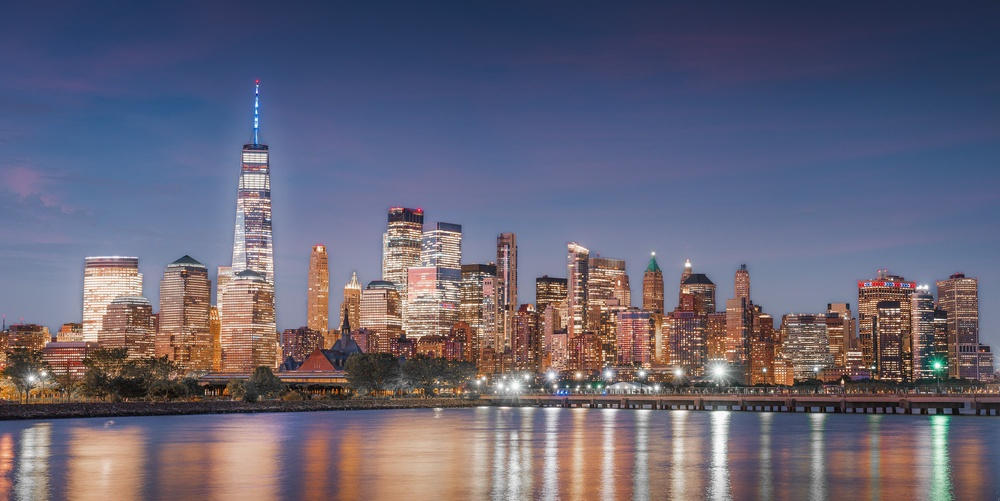
#> input picture input/DSC_9424-Panorama.jpg, 1000 x 501 px, shrunk from 4000 x 2005 before the run
$ python Align_cv.py
#> lines starting #> are read from the running program, lines starting #| are printed output that depends on the picture
#> in loadRef, imReference is the input picture: shape (501, 1000, 3); mean B, G, R 118.5, 100.3, 103.1
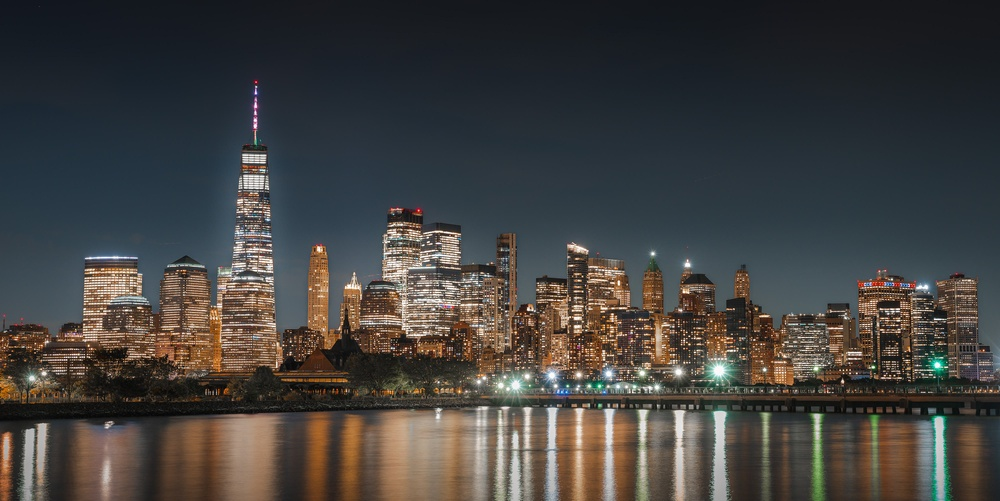
#> input picture input/DSC_9439-Panorama.jpg, 1000 x 501 px, shrunk from 4000 x 2005 before the run
#> in loadIm, im is the input picture: shape (501, 1000, 3); mean B, G, R 63.5, 65.3, 67
from __future__ import print_function
import cv2
import numpy as np

class Align_cv:


    def __init__(self):
        self.MAX_FEATURES = 200
        self.GOOD_MATCH_PERCENT = 0.15


    def edge_detect(self, img):

        edges = cv2.Canny(img,250,500)

        return edges


    def alignImages(self,im1, im2):

        print("Alignement...")
        # Convert images to grayscale
        im1Gray = cv2.cvtColor(im1, cv2.COLOR_BGR2GRAY)
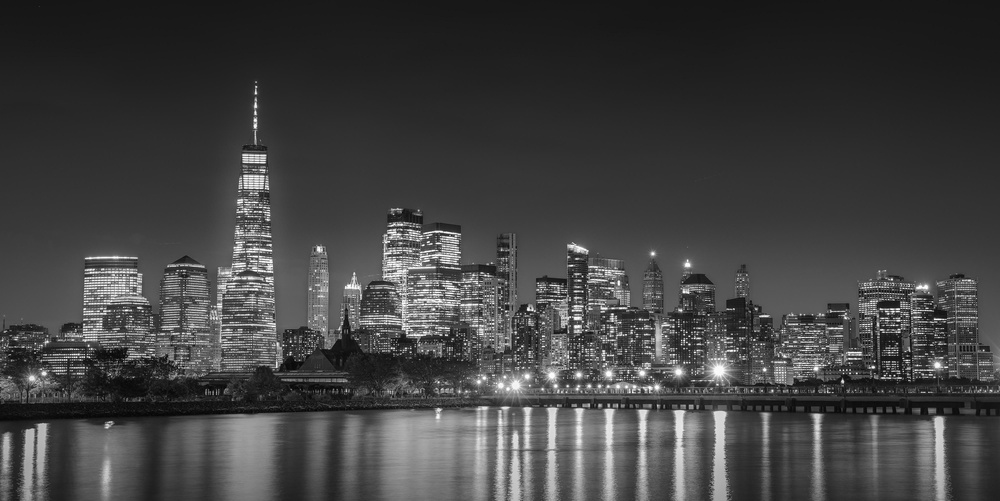
#> im1Gray: shape (501, 1000); min 1, max 255, mean 65.6
        im2Gray = cv2.cvtColor(im2, cv2.COLOR_BGR2GRAY)
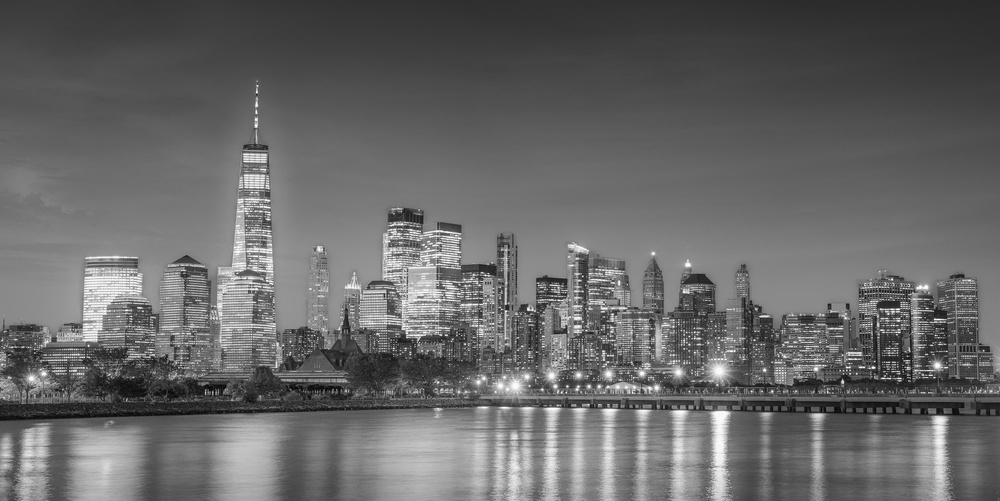
#> im2Gray: shape (501, 1000); min 4, max 255, mean 103.2

        #im1Edge = self.edge_detect(im1Gray)
        #im2Edge = self.edge_detect(im2Gray)

        # Detect ORB features and compute descriptors.
        orb = cv2.ORB_create(self.MAX_FEATURES)
        #sift = cv2.SIFT_create(self.MAX_FEATURES)
        keypoints1 = orb.detect(im1Gray, None)
#> keypoints1 = 200 keypoints; strongest (x, y, size): (527, 309, 31), (842, 380, 31), (528, 308, 37.2), (873, 367, 31)
        keypoints1, descriptors1 = orb.compute(im1Gray, keypoints1)
        keypoints2 = orb.detect(im2Gray, None)
#> keypoints2 = 200 keypoints; strongest (x, y, size): (528, 309, 31), (873, 367, 31), (842, 380, 31), (849, 367, 31)
        keypoints2, descriptors2 = orb.compute(im2Gray, keypoints2)
        # Match features.
        matcher = cv2.DescriptorMatcher_create(cv2.DESCRIPTOR_MATCHER_BRUTEFORCE_HAMMING)
        #matcher = cv2.BFMatcher(cv2.NORM_HAMMING, crossCheck=True)
        matches = matcher.match(descriptors1, descriptors2, None)
#> matches = 200 matches
        # Sort matches by score
        matches = sorted(matches, key=lambda x: x.distance, reverse=False)
        # Remove not so good matches
        numGoodMatches = int(len(matches) * self.GOOD_MATCH_PERCENT)
#> numGoodMatches = 30
        matches = matches[:numGoodMatches]
#> matches = 30 matches
        # Draw top matches
        imMatches = cv2.drawMatches(im1, keypoints1, im2, keypoints2, matches, None)
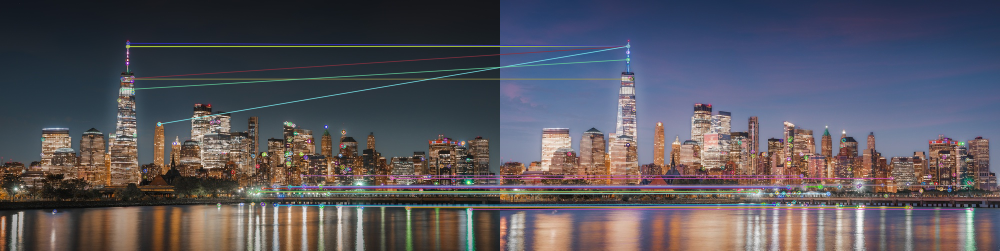
#> imMatches: shape (501, 2000, 3) (shown at 1/2 size); mean B, G, R 93.1, 84.6, 86.9
        cv2.imwrite("matches.jpg", imMatches)

        # Extract location of good matches
        points1 = np.zeros((len(matches), 2), dtype=np.float32)
#> points1 = 30 pairs, first value 0 to 0, second value 0 to 0
        points2 = np.zeros((len(matches), 2), dtype=np.float32)
#> points2 = 30 pairs, first value 0 to 0, second value 0 to 0

        for i, match in enumerate(matches):
            points1[i, :] = keypoints1[match.queryIdx].pt
            points2[i, :] = keypoints2[match.trainIdx].pt
#> this loop made 30 passes
#> after the loop, points1 = 30 pairs, first value 243.7 to 941.8, second value 86 to 418.2; points2 = 30 pairs, first value 255.6 to 943.5, second value 92 to 418.2

        # Find homography
        h, mask = cv2.findHomography(points1, points2, cv2.RANSAC)
#> h = [[0.978, 0.0225, 4.13], [-0.0114, 1.02, 0.32], [-3.04e-05, 4.7e-05, 1]]; mask = 30 values, max 1 at index 0, min 0 at index 3, mean 0.8

        # Use homography
        height, width, channels = im2.shape
#> height = 501; width = 1000; channels = 3
        im1Reg = cv2.warpPerspective(im1, h, (width, height))
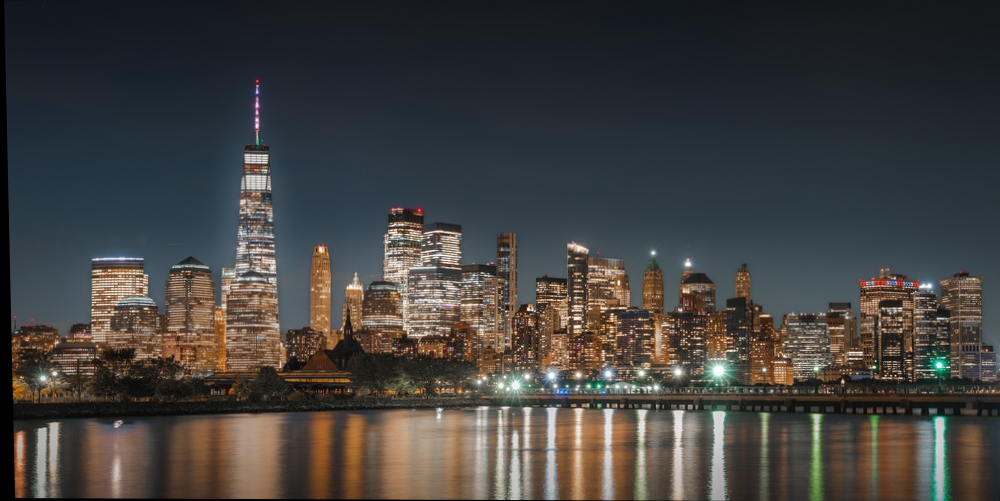
#> im1Reg: shape (501, 1000, 3); mean B, G, R 62.9, 64.7, 66.2

        return im1Reg, h

    def loadRef(self, refFilename):

        print("Reading reference image : ", refFilename)
        imReference = cv2.imread(refFilename, cv2.IMREAD_COLOR)

        return imReference

    def loadIm(self, imFilename):

        print("Reading image to align : ", imFilename)
        im = cv2.imread(imFilename, cv2.IMREAD_COLOR)

        return im

    def saveIm(self, im, outFilename):

        print("Saving aligned image : ", outFilename)
        cv2.imwrite(outFilename, im)


if __name__ == '__main__':

    a = Align_cv()
    # Read reference image
    refFilename = '../input/DSC_9424-Panorama.jpg'

    imReference = a.loadRef(refFilename)

    # Read image to be aligned
    imFilename = '../input/DSC_9439-Panorama.jpg'
    im = a.loadIm(imFilename)

    print("Aligning images ...")
    # Registered image will be resotred in imReg.
    # The estimated homography will be stored in h.

    imReg, h = a.alignImages(im, imReference)
    # Write aligned image to disk.
    outFilename = "aligned.jpg"
    a.saveIm(imReg, outFilename)

    # Print estimated homography
    print("Estimated homography : \n",  h)
#| Estimated homography :
#|  [[ 9.77550326e-01  2.24752252e-02  4.13482790e+00]
#|  [-1.13570459e-02  1.01699063e+00  3.19910721e-01]
#|  [-3.03519558e-05  4.69934676e-05  1.00000000e+00]]
